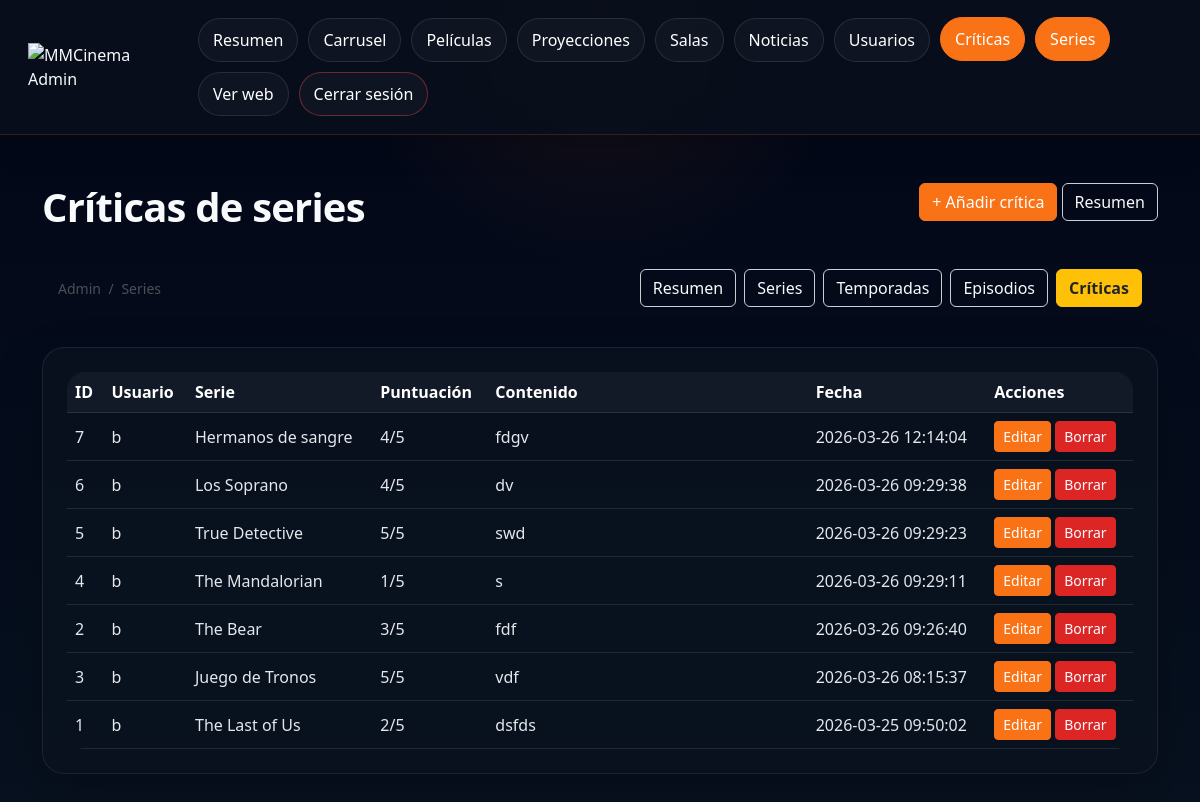
Before: /admin/criticas_series.php (signed in) with the older database file.
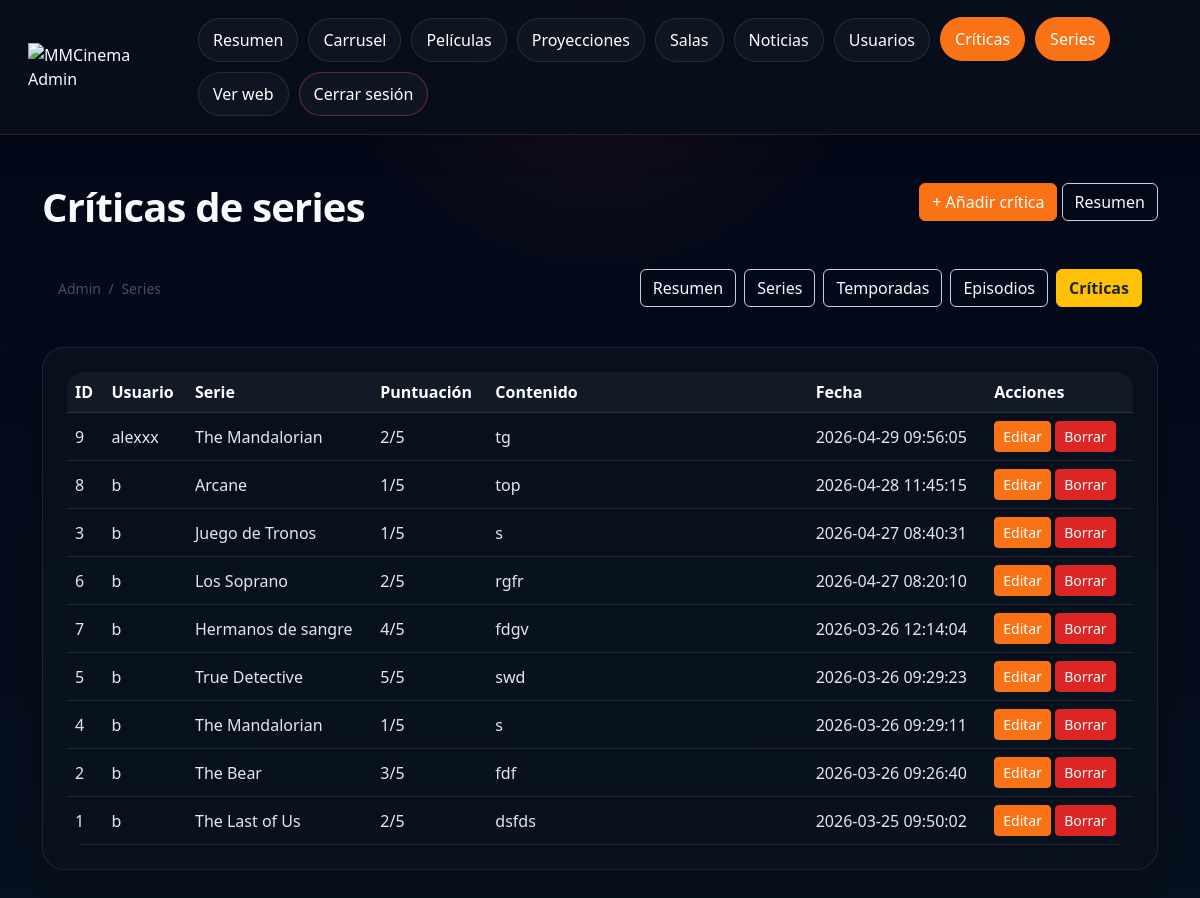
After: the same page with the newer database file.
### tables this page shows
CREATE TABLE `critica_serie` (
  `id` int(11) NOT NULL,
  `id_usuario` int(11) NOT NULL,
  `id_serie` int(11) NOT NULL,
  `contenido` text NOT NULL,
  `puntuacion` tinyint(4) NOT NULL,
  `creado` timestamp NOT NULL DEFAULT current_timestamp()
);

CREATE TABLE `usuario` (
  `id` int(11) NOT NULL,
  `username` varchar(100) NOT NULL,
  `email` varchar(100) NOT NULL,
  `password_hash` varchar(255) NOT NULL,
  `rol` enum('admin','usuario') NOT NULL DEFAULT 'usuario',
  `creado` timestamp NULL DEFAULT current_timestamp(),
  `verificado` tinyint(1) NOT NULL DEFAULT 0,
  `token_verificacion` varchar(64) DEFAULT NULL,
  `token_expira` datetime DEFAULT NULL,
  `reset_token` varchar(64) DEFAULT NULL,
  `reset_expira` datetime DEFAULT NULL,
  `remember_token` varchar(64) DEFAULT NULL,
  `remember_expira` datetime DEFAULT NULL,
  `es_admin` tinyint(1) DEFAULT 0
);

CREATE TABLE `serie` (
  `id` int(11) NOT NULL,
  `titulo` varchar(150) NOT NULL,
  `sinopsis` text NOT NULL,
  `poster` varchar(255) DEFAULT NULL,
  `banner` varchar(255) DEFAULT NULL,
  `fecha_estreno` date DEFAULT NULL,
  `edad` varchar(20) DEFAULT NULL,
  `id_genero` int(11) DEFAULT NULL,
  `id_plataforma` int(11) DEFAULT NULL,
  `estado` enum('en_emision','finalizada','proximamente') DEFAULT 'en_emision',
  `destacada` tinyint(1) DEFAULT 0,
  `puntuacion` decimal(3,2) DEFAULT 0.00,
  `creado` timestamp NOT NULL DEFAULT current_timestamp(),
  `trailer` varchar(255) DEFAULT NULL
);

### admin/criticas_series.php (the view, shortened to what this page needs)
<?php
require_once("../config/conexion.php");
require_once(__DIR__ . "/includes/series_admin_ui.php");
$criticas = $pdo->query("
    SELECT
        cs.*,
        u.username,
        s.titulo AS serie_titulo
    FROM critica_serie cs
    INNER JOIN usuario u ON cs.id_usuario = u.id
    INNER JOIN serie s ON cs.id_serie = s.id
    ORDER BY cs.creado DESC
")->fetchAll(PDO::FETCH_ASSOC);
?>
<!DOCTYPE html>
<html lang="es">
<head>
    <link rel="stylesheet" href="../assets/css/styles.css">
    <link href="https://cdn.jsdelivr.net/npm/bootstrap@5.3.3/dist/css/bootstrap.min.css" rel="stylesheet">
</head>
<body class="admin-body">
<?php require_once __DIR__ . "/admin_header.php"; ?>
<div class="container py-4 py-lg-5">
    <div class="admin-page-head">
        <div>
            <h1>Críticas de series</h1>
        </div>
        <div>
            <a href="critica_form.php?tipo=serie" class="btn btn-primary">+ Añadir crítica</a>
            <a href="series_panel.php" class="btn btn-outline-light">Resumen</a>
        </div>
    </div>
    <div class="admin-glass-card p-3 p-lg-4">
        <div class="admin-table-wrap">
            <table class="admin-table table align-middle mb-0">
                <thead>
                    <tr>
                        <th>ID</th>
                        <th>Usuario</th>
                        <th>Serie</th>
                        <th>Puntuación</th>
                        <th>Contenido</th>
                        <th>Fecha</th>
                        <th>Acciones</th>
                    </tr>
                </thead>
                <tbody>
                    <?php foreach ($criticas as $critica): ?>
                        <tr>
                            <td><?= (int)$critica['id'] ?></td>
                            <td><?= htmlspecialchars($critica['username']) ?></td>
                            <td><?= htmlspecialchars($critica['serie_titulo']) ?></td>
                            <td><?= (int)$critica['puntuacion'] ?>/5</td>
                            <td style="min-width:300px; white-space:normal;"><?= nl2br(htmlspecialchars($critica['contenido'])) ?></td>
                            <td><?= htmlspecialchars($critica['creado']) ?></td>
                            <td>
                                <div class="acciones">
                                    <a href="critica_form.php?tipo=serie&id=<?= (int)$critica['id'] ?>" class="btn btn-sm btn-primary">Editar</a>
                                    <form method="POST" action="borrar_critica_serie.php" style="display:inline;">
                                        <button type="submit" class="btn btn-sm btn-danger" onclick="return confirm('¿Seguro que quieres borrar esta crítica?');">Borrar</button>
                                    </form>
                                </div>
                            </td>
                        </tr>
                    <?php endforeach; ?>
                </tbody>
            </table>
        </div>
    </div>
</div>
</body>
</html>

Changed rows visible on the page:
added critica_serie: id "9", id_usuario.username "alexxx", id_serie.titulo "The Mandalorian", puntuacion "2", contenido "tg", creado "2026-04-29 09:56:05"
added critica_serie: id "8", id_usuario.username "b", id_serie.titulo "Arcane", puntuacion "1", contenido "top", creado "2026-04-28 11:45:15"
changed critica_serie "Juego de Tronos": puntuacion "5" → "1"; contenido "vdf" → "s"; creado "2026-03-26 08:15:37" → "2026-04-27 08:40:31"; moves up the list
changed critica_serie "Los Soprano": puntuacion "4" → "2"; contenido "dv" → "rgfr"; creado "2026-03-26 09:29:38" → "2026-04-27 08:20:10"; moves down the list
